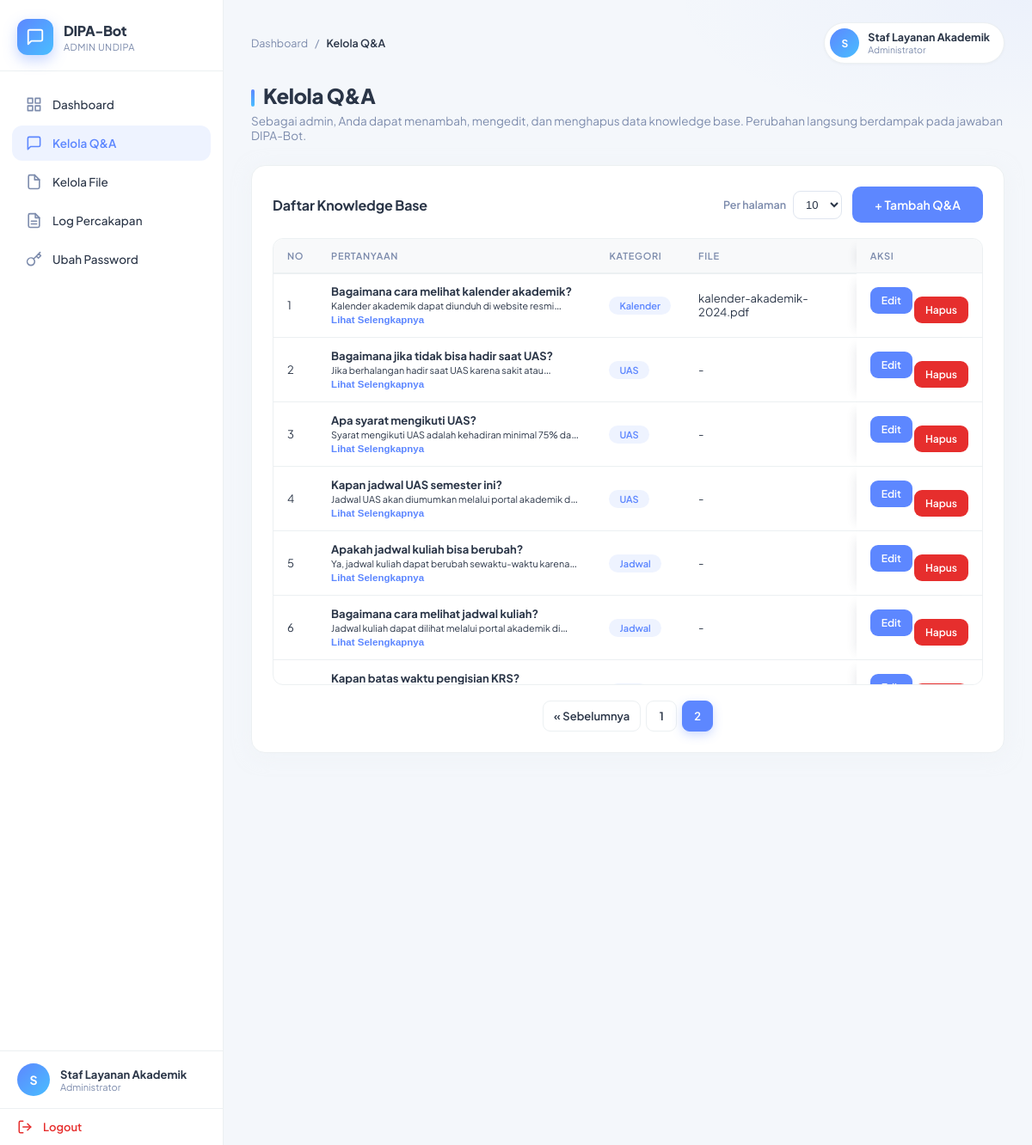
Page /admin/qa_manage.php?per=10&page=2 (signed in) on the committed database.
### tables this page shows
CREATE TABLE tb_pengetahuan (
    id_pengetahuan INT PRIMARY KEY AUTO_INCREMENT,
    pertanyaan TEXT NOT NULL,
    jawaban TEXT NOT NULL,
    file_lampiran VARCHAR(255) DEFAULT NULL,
    kategori VARCHAR(50) DEFAULT 'Umum',
    created_at TIMESTAMP DEFAULT CURRENT_TIMESTAMP,
    updated_at TIMESTAMP DEFAULT CURRENT_TIMESTAMP ON UPDATE CURRENT_TIMESTAMP
);

### admin/qa_manage.php (the view, shortened to what this page needs)
<?php
$db = Database::getInstance()->getConnection();
$adminNama = isset($_SESSION['admin_nama']) ? htmlspecialchars($_SESSION['admin_nama'], ENT_QUOTES, 'UTF-8') : 'Admin';
$perPage = isset($_GET['per']) ? (int)$_GET['per'] : 10;
$perPage = in_array($perPage, [10, 25, 50], true) ? $perPage : 10;
$page = isset($_GET['page']) ? max(1, (int)$_GET['page']) : 1;
$totalPages = 1;
$dataQA = [];
try {
    $totalQA = (int)$db->query("SELECT COUNT(*) FROM tb_pengetahuan")->fetchColumn();
    $totalPages = max(1, (int)ceil($totalQA / $perPage));
    $page = min($page, $totalPages);
    $offset = ($page - 1) * $perPage;
    $stmt = $db->prepare("SELECT id_pengetahuan, pertanyaan, jawaban, kategori, file_lampiran, created_at
                          FROM tb_pengetahuan
                          ORDER BY id_pengetahuan DESC
                          LIMIT ? OFFSET ?");
    $stmt->bindValue(1, $perPage, PDO::PARAM_INT);
    $stmt->bindValue(2, $offset, PDO::PARAM_INT);
    $stmt->execute();
    $dataQA = $stmt->fetchAll(PDO::FETCH_ASSOC);
} catch (PDOException $e) {
    error_log('QA list error: ' . $e->getMessage());
    $pesan = 'Gagal memuat data Q&A.';
}
?>
<!DOCTYPE html>
<html lang="id">
<head>
    <link rel="stylesheet" href="../assets/css/admin.css?v=5">
</head>
<body>
<div class="admin-container">
    <aside class="sidebar">
        <div class="sidebar-brand">
            <div class="brand-logo">
                <svg xmlns="http://www.w3.org/2000/svg" width="22" height="22" viewBox="0 0 24 24" fill="none" stroke="currentColor" stroke-width="2" stroke-linecap="round" stroke-linejoin="round"><path d="M21 15a2 2 0 0 1-2 2H7l-4 4V5a2 2 0 0 1 2-2h14a2 2 0 0 1 2 2z"></path></svg>
            </div>
            <div class="brand-text">
                <h2 class="sidebar-title">DIPA-Bot</h2>
                <p class="sidebar-subtitle">Admin UNDIPA</p>
            </div>
        </div>
        <ul class="sidebar-menu">
            <li><a href="dashboard.php">Dashboard</a></li>
            <li><a href="qa_manage.php" class="active"><svg xmlns="http://www.w3.org/2000/svg" width="20" height="20" viewBox="0 0 24 24" fill="none" stroke="currentColor" stroke-width="2" stroke-linecap="round" stroke-linejoin="round"><path d="M21 15a2 2 0 0 1-2 2H7l-4 4V5a2 2 0 0 1 2-2h14a2 2 0 0 1 2 2z"></path></svg>Kelola Q&A</a></li>
            <li><a href="file_manage.php"><svg xmlns="http://www.w3.org/2000/svg" width="20" height="20" viewBox="0 0 24 24" fill="none" stroke="currentColor" stroke-width="2" stroke-linecap="round" stroke-linejoin="round"><path d="M13 2H6a2 2 0 0 0-2 2v16a2 2 0 0 0 2 2h12a2 2 0 0 0 2-2V9z"></path><polyline points="13 2 13 9 20 9"></polyline></svg>Kelola File</a></li>
            <li><a href="logs.php">Log Percakapan</a></li>
            <li><a href="change_password.php">Ubah Password</a></li>
        </ul>
        <div class="sidebar-user">
            <div class="user-avatar"><?php echo strtoupper(substr($adminNama, 0, 1)); ?></div>
            <div class="user-meta">
                <span class="user-name"><?php echo $adminNama; ?></span>
                <span class="user-role">Administrator</span>
            </div>
        </div>
        <a href="logout.php" class="logout-btn">Logout</a>
    </aside>
    <main class="main-content">
        <div class="topbar">
            <nav class="breadcrumb">
                <a href="dashboard.php">Dashboard</a>
                <span>/</span>
                <span class="current">Kelola Q&A</span>
            </nav>
            <div class="user-chip">
                <div class="chip-avatar"><?php echo strtoupper(substr($adminNama, 0, 1)); ?></div>
                <div class="chip-meta">
                    <span class="chip-name"><?php echo $adminNama; ?></span>
                    <span class="chip-role">Administrator</span>
                </div>
            </div>
        </div>
        <div class="content-header">
            <h1 class="content-title">Kelola Q&A</h1>
            <p class="content-subtitle">Sebagai admin, Anda dapat menambah, mengedit, dan menghapus data knowledge base. Perubahan langsung berdampak pada jawaban DIPA-Bot.</p>
        </div>
        <div class="card">
                <div class="card-header">
                    <h2 class="card-title">Daftar Knowledge Base</h2>
                    <div style="display:flex; gap:12px; align-items:center; flex-wrap:wrap;">
                        <label class="page-size-wrap">Per halaman
                            <select class="page-size" onchange="location.href='qa_manage.php?per='+this.value">
                                <?php foreach ([10, 25, 50] as $n): ?>
                                    <option value="<?php echo $n; ?>" <?php echo $perPage === $n ? 'selected' : ''; ?>><?php echo $n; ?></option>
                                <?php endforeach; ?>
                            </select>
                        </label>
                        <button type="button" class="btn btn-primary btn-inline" onclick="openAddModal()">+ Tambah Q&A</button>
                    </div>
                </div>
                <div class="table-wrap">
                    <table class="data">
                        <thead>
                            <tr>
                                <th>No</th>
                                <th>Pertanyaan</th>
                                <th>Kategori</th>
                                <th>File</th>
                                <th class="sticky-col">Aksi</th>
                            </tr>
                        </thead>
                        <tbody>
                            <?php $no = 1; foreach ($dataQA as $row): ?>
                                <tr>
                                    <td><?php echo $no++; ?></td>
                                    <td>
                                        <div class="cell-main">
                                            <div class="cell-truncate">
                                                <strong><?php echo htmlspecialchars($row['pertanyaan'], ENT_QUOTES, 'UTF-8'); ?></strong>
                                                <br>
                                                <small style="color: var(--gray-light);"><?php echo htmlspecialchars(substr($row['jawaban'], 0, 160), ENT_QUOTES, 'UTF-8'); ?>...</small>
                                            </div>
                                            <button type="button" class="toggle-more">Lihat Selengkapnya</button>
                                        </div>
                                    </td>
                                    <td><span class="badge-kategori"><?php echo htmlspecialchars($row['kategori'], ENT_QUOTES, 'UTF-8'); ?></span></td>
                                    <td><?php echo !empty($row['file_lampiran']) ? htmlspecialchars($row['file_lampiran'], ENT_QUOTES, 'UTF-8') : '<span style="color:var(--gray-light)">-</span>'; ?></td>
                                    <td class="cell-actions sticky-col">
                                        <a href="qa_manage.php?edit=<?php echo (int)$row['id_pengetahuan']; ?>" class="btn btn-sm btn-blue">Edit</a>
                                        <form method="POST" action="qa_manage.php" class="inline-form" onsubmit="return confirm('Yakin ingin menghapus data ini?');">
                                            <button type="submit" class="btn btn-sm btn-red">Hapus</button>
                                        </form>
                                    </td>
                                </tr>
                            <?php endforeach; ?>
                    </tbody>
                </table>
                </div>
                <?php if ($totalPages > 1): ?>
                    <div class="pagination">
                        <?php if ($page > 1): ?>
                            <a class="page-link" href="qa_manage.php?per=<?php echo $perPage; ?>&page=<?php echo $page - 1; ?>">&laquo; Sebelumnya</a>
                        <?php endif; ?>
                        <?php
                        $start = max(1, $page - 2);
                        $end = min($totalPages, $page + 2);
                        for ($i = $start; $i <= $end; $i++) {
                            $cls = ($i === $page) ? 'page-link active' : 'page-link';
                            echo '<a class="' . $cls . '" href="qa_manage.php?per=' . $perPage . '&page=' . $i . '">' . $i . '</a>';
                        }
                        ?>
                    </div>
                <?php endif; ?>
            </div>
    </main>
</div>
</body>
</html>

### rows in the picture
tb_pengetahuan: pertanyaan "Bagaimana cara melihat kalender akademik?", jawaban "Kalender akademik dapat diunduh di website…", kategori "Kalender", file_lampiran "kalender-akademik-2024.pdf"
tb_pengetahuan: pertanyaan "Bagaimana jika tidak bisa hadir saat UAS?", jawaban "Jika berhalangan hadir saat UAS karena sakit…", kategori "UAS"
tb_pengetahuan: pertanyaan "Apa syarat mengikuti UAS?", jawaban "Syarat mengikuti UAS adalah kehadiran minimal 75%…", kategori "UAS"
tb_pengetahuan: pertanyaan "Kapan jadwal UAS semester ini?", jawaban "Jadwal UAS akan diumumkan melalui portal akademik…", kategori "UAS"
tb_pengetahuan: pertanyaan "Apakah jadwal kuliah bisa berubah?", jawaban "Ya, jadwal kuliah dapat berubah sewaktu-waktu…", kategori "Jadwal"
tb_pengetahuan: pertanyaan "Bagaimana cara melihat jadwal kuliah?", jawaban "Jadwal kuliah dapat dilihat melalui portal akademik…", kategori "Jadwal"
tb_pengetahuan: pertanyaan "Kapan batas waktu pengisian KRS?"

### other values in the picture
substr($adminNama, 0, 1) "S"
$adminNama "Staf Layanan Akademik"
form field value "10"
